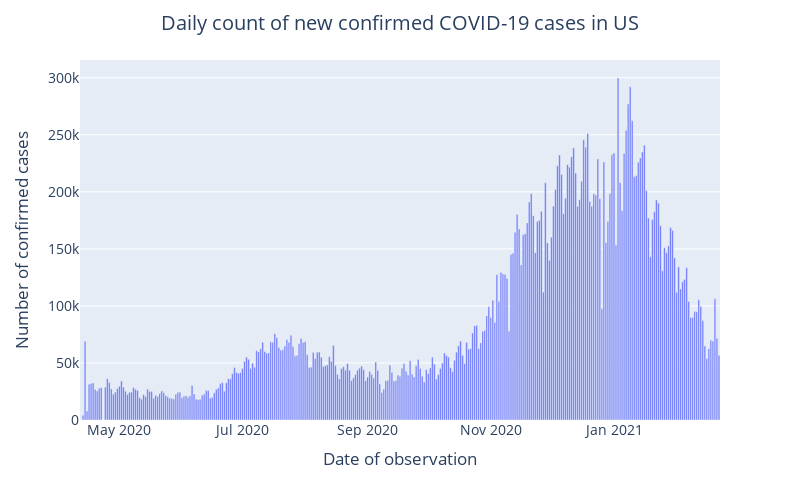

Notebook cell for this chart:
### Code cell
fig = px.bar(x=df_bydate['date'], y=df_bydate['Confirmed'].diff().fillna(0))
layout = go.Layout(
    title=go.layout.Title(
        text="Daily count of new confirmed COVID-19 cases in US",
        x=0.5
    ),
    font=dict(size=14),
    width=800,
    height=500,
    xaxis_title = "Date of observation",
    yaxis_title = "Number of confirmed cases"
)

fig.update_layout(layout)
fig.show()

### Figure 1 — Plotly figure (JSON) as saved in the notebook; plotly's stock layout.template omitted (floating-point values rounded to 4 significant figures; data arrays with more than 128 entries replaced by an {"elided": "..."} marker saying what was removed)
{"data": [{"alignmentgroup": "True", "hovertemplate": "x=%{x}<br>y=%{y}<extra></extra>", "legendgroup": "", "marker": {"color": "#636efa"}, "name": "", "offsetgroup": "", "orientation": "v", "showlegend": false, "textposition": "auto", "type": "bar", "x": {"elided": "316 str values"}, "xaxis": "x", "y": {"elided": "316 int values"}, "yaxis": "y"}], "layout": {"barmode": "relative", "font": {"size": 14}, "height": 500, "legend": {"tracegroupgap": 0}, "margin": {"t": 60}, "title": {"text": "Daily count of new confirmed COVID-19 cases in US", "x": 0.5}, "width": 800, "xaxis": {"anchor": "y", "domain": [0, 1], "title": {"text": "Date of observation"}}, "yaxis": {"anchor": "x", "domain": [0, 1], "title": {"text": "Number of confirmed cases"}}}}
